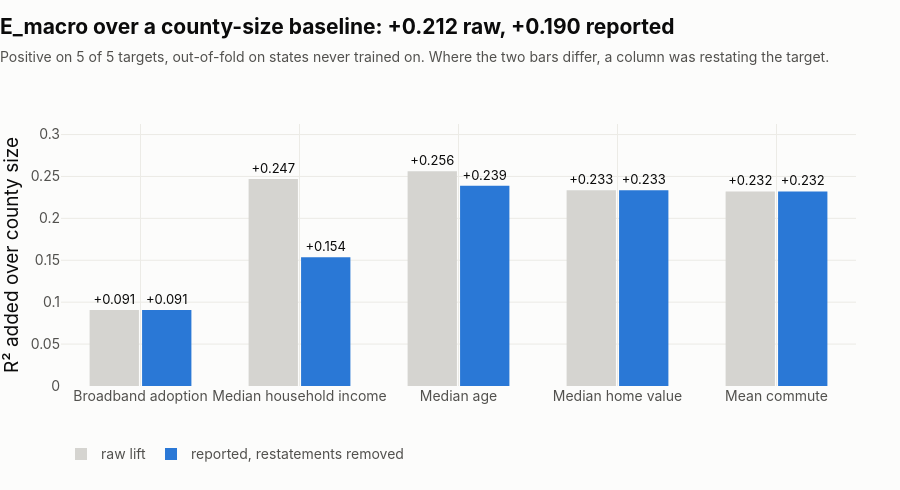

Notebook cell for this chart:
### Markdown cell above
---

## 2. The result, and the discount applied to it

The raw number is **+0.212**. The number reported is **+0.190**. The gap is
deliberate, and it is the part worth showing first — it is the kind of thing that
normally gets caught in review rather than found by the author.

**Two pillar columns don't so much predict their target as restate it:**

- **`wage_per_return_thousands`** (IRS) is average wage income per tax return —
  very close to a definition of median household income. Removing it drops that
  outcome's gain from +0.247 to **+0.154**. One column was carrying **38%** of the
  apparent result.
- **`retirement_destination`** (USDA) flags counties with heavy in-migration of
  people aged 60+, which restates age structure. Smaller effect: +0.256 → +0.239.

Both are dropped from their own target's run and kept everywhere else. **The
headline is the discounted number.**

### Code cell
by_t = ext["by_target"]
labels = [TARGET_LABEL[t] for t in TARGET_ORDER]
raw = [by_t[t]["lift_over_size"] for t in TARGET_ORDER]
rep = [by_t[t]["lift_over_size_ablated"] for t in TARGET_ORDER]

fig = go.Figure()
fig.add_trace(go.Bar(x=labels, y=raw, name="raw lift", marker_color=MUTED,
                     text=[f"+{v:.3f}" for v in raw], textposition="outside",
                     textfont=dict(size=13), cliponaxis=False,
                     hovertemplate="%{x}<br>raw %{y:+.3f}<extra></extra>"))
fig.add_trace(go.Bar(x=labels, y=rep, name="reported, restatements removed",
                     marker_color=BLUE,
                     text=[f"+{v:.3f}" for v in rep], textposition="outside",
                     textfont=dict(size=13), cliponaxis=False,
                     hovertemplate="%{x}<br>reported %{y:+.3f}<extra></extra>"))
style(fig,
      f"E_macro over a county-size baseline: {ext['mean_lift_over_size']:+.3f} raw, "
      f"{ext['mean_lift_over_size_ablated']:+.3f} reported",
      f"Positive on {ext['targets_with_positive_lift']} of {ext['n_targets']} targets, "
      "out-of-fold on states never trained on. Where the two bars differ, a column "
      "was restating the target.",
      height=490)
fig.update_yaxes(title="R² added over county size", range=[0, max(raw) * 1.22])
fig.show()

### Figure 1 — Plotly figure (JSON) as saved in the notebook; plotly's stock layout.template omitted (floating-point values rounded to 4 significant figures)
{"data": [{"cliponaxis": false, "hovertemplate": "%{x}<br>raw %{y:+.3f}<extra></extra>", "marker": {"color": "#d5d4d0"}, "name": "raw lift", "text": ["+0.091", "+0.247", "+0.256", "+0.233", "+0.232"], "textfont": {"size": 13}, "textposition": "outside", "type": "bar", "x": ["Broadband adoption", "Median household income", "Median age", "Median home value", "Mean commute"], "y": [0.09068, 0.247, 0.2562, 0.2335, 0.2321]}, {"cliponaxis": false, "hovertemplate": "%{x}<br>reported %{y:+.3f}<extra></extra>", "marker": {"color": "#2a78d6"}, "name": "reported, restatements removed", "text": ["+0.091", "+0.154", "+0.239", "+0.233", "+0.232"], "textfont": {"size": 13}, "textposition": "outside", "type": "bar", "x": ["Broadband adoption", "Median household income", "Median age", "Median home value", "Mean commute"], "y": [0.09068, 0.1537, 0.2388, 0.2335, 0.2321]}], "layout": {"bargap": 0.34, "bargroupgap": 0.06, "font": {"color": "#0b0b0b", "family": "-apple-system, BlinkMacSystemFont, Segoe UI, Helvetica, Arial, sans-serif", "size": 16}, "height": 490, "hoverlabel": {"bgcolor": "white", "bordercolor": "#ecebe6", "font": {"family": "-apple-system, BlinkMacSystemFont, Segoe UI, Helvetica, Arial, sans-serif", "size": 14}}, "legend": {"bgcolor": "rgba(0,0,0,0)", "font": {"color": "#52514e", "size": 14}, "orientation": "h", "x": 0, "y": -0.2, "yanchor": "top"}, "margin": {"b": 104, "l": 12, "r": 44, "t": 124}, "paper_bgcolor": "#fcfcfb", "plot_bgcolor": "#fcfcfb", "showlegend": true, "title": {"font": {"color": "#0b0b0b", "size": 21}, "text": "<b>E_macro over a county-size baseline: +0.212 raw, +0.190 reported</b><br><span style='font-size:14px;color:#52514e'>Positive on 5 of 5 targets, out-of-fold on states never trained on. Where the two bars differ, a column was restating the target.</span>", "x": 0, "xanchor": "left", "y": 0.93, "yanchor": "top"}, "uniformtext": {"minsize": 11, "mode": "hide"}, "xaxis": {"automargin": true, "gridcolor": "#ecebe6", "gridwidth": 1, "showgrid": true, "showline": false, "tickfont": {"color": "#52514e", "size": 14}, "ticks": "", "title": {"font": {"color": "#52514e", "size": 14.5}}, "zeroline": false}, "yaxis": {"automargin": true, "gridcolor": "#ecebe6", "gridwidth": 1, "range": [0, 0.3126], "showgrid": true, "showline": false, "tickfont": {"color": "#52514e", "size": 14}, "ticks": "", "title": {"text": "R² added over county size"}, "zeroline": false}}}
